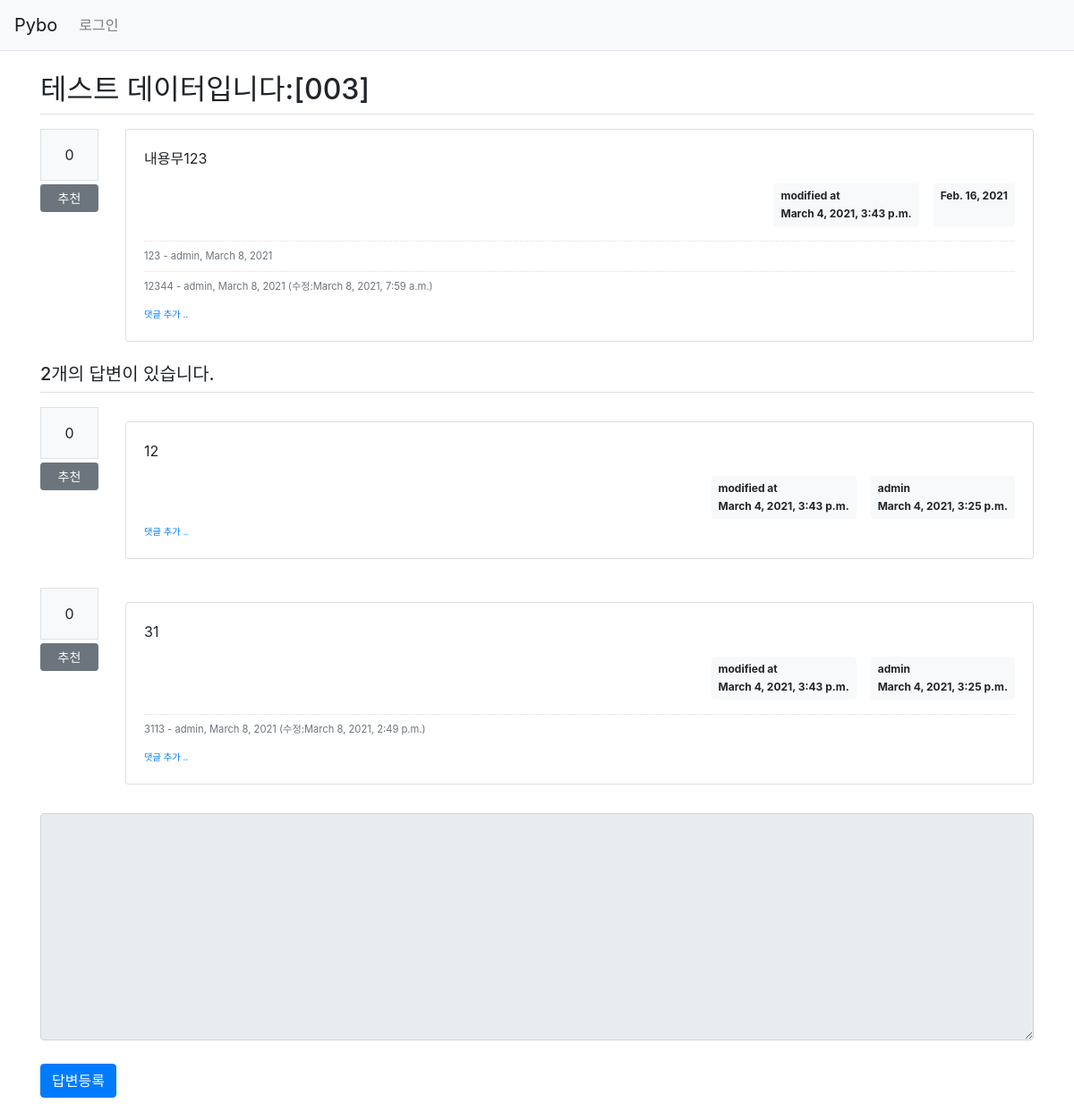
/pybo/11/, run on an earlier commit of the app's database.
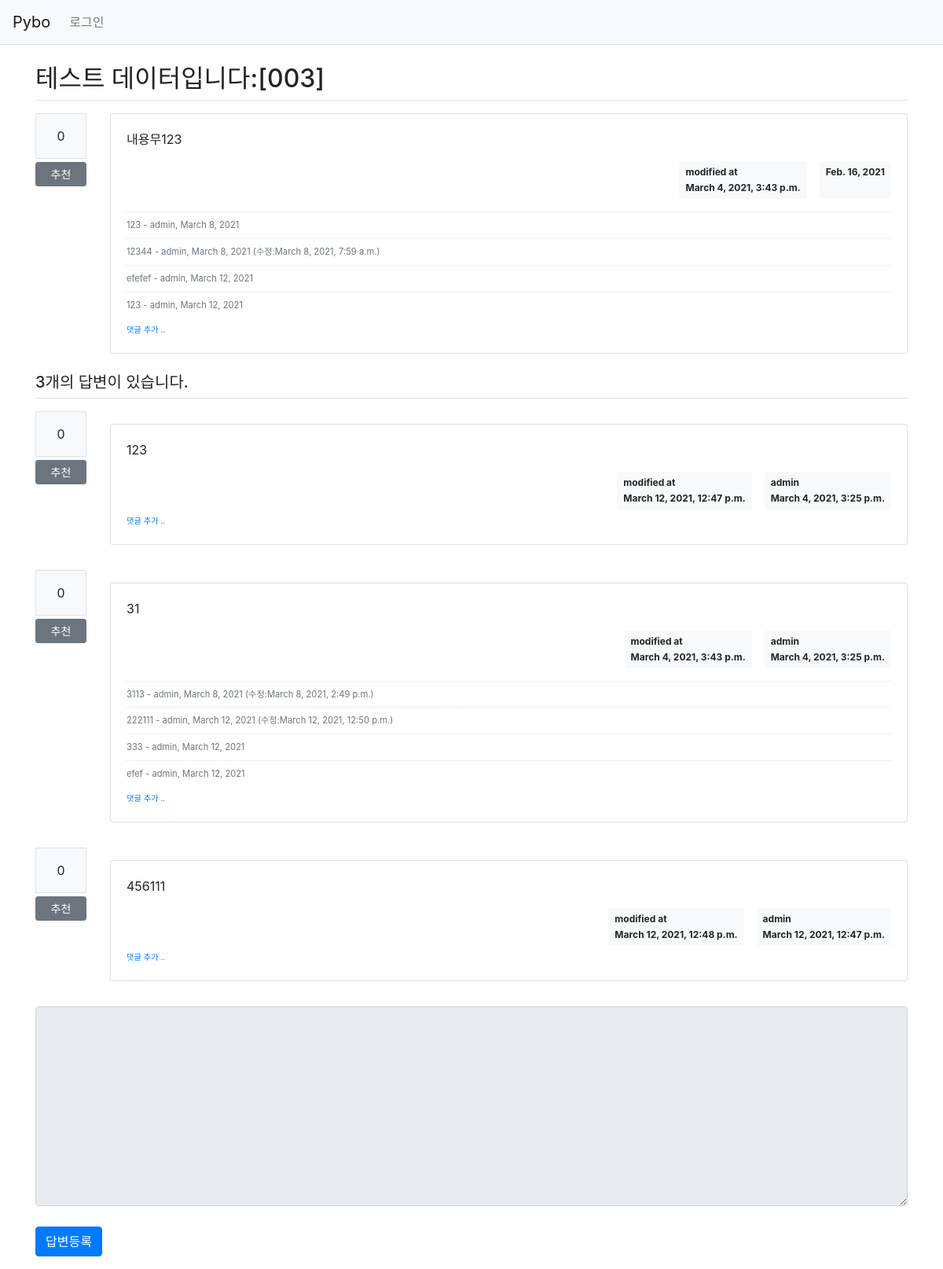
And on a later commit of the database.
### pybo/models.py (models this page shows, shortened)
class Question(models.Model):
  author = models.ForeignKey(User, on_delete=models.CASCADE, related_name='author_question')
  subject = models.CharField(max_length=200)
  content = models.TextField()
  create_date = models.DateField()
  modify_date = models.DateTimeField(null=True, blank=True)
  voter = models.ManyToManyField(User, related_name='voter_question')

class Comment(models.Model):
  author = models.ForeignKey(User, on_delete=models.CASCADE)
  content = models.TextField()
  create_date = models.DateField()
  modify_date = models.DateTimeField(null=True, blank=True)
  question = models.ForeignKey(Question, null=True, blank=True, on_delete=models.CASCADE)
  answer = models.ForeignKey(Answer, null=True, blank=True, on_delete=models.CASCADE)

class Answer(models.Model):
  author = models.ForeignKey(User, on_delete=models.CASCADE, related_name='author_answer')
  question = models.ForeignKey(Question, on_delete=models.CASCADE)
  content = models.TextField()
  create_date = models.DateTimeField()
  modify_date = models.DateTimeField(null=True, blank=True)
  voter = models.ManyToManyField(User, related_name='voter_answer')

### pybo/views/base_views.py (the view)
# urls.py: path('<int:question_id>/', base_views.detail, name='detail'),
def detail(request, question_id):
  question = get_object_or_404(Question, pk=question_id)
  context = { 'question': question }
  return render(request, 'pybo/question_detail.html', context)

### pybo/templatetags/pybo_filter.py (called while the page is built)
@register.filter()
def mark(value):
    extensions = ["nl2br", "fenced_code"]
    return mark_safe(markdown.markdown(value, extensions=extensions))

### templates/pybo/question_detail.html (shortened to what this page needs)
{% extends 'base.html' %}
{% load pybo_filter %}
{% block content %}
<div class="container my-3">
    <h2 class="border-bottom py-2">{{ question.subject }}</h2>
    <div class="row my-3">
        <div class="col-1">
            <div class="bg-light text-center p-3 border font-weight-bolder mb-1">{{question.voter.count}}</div>
            <a href="{% url 'pybo:vote_question' question.id %}"
               class="recommend btn btn-sm btn-secondary btn-block my-1">추천</a>
        </div>
        <div class="col-11">
            <div class="card">
                <div class="card-body">
                    <div class="card-text" style="white-space: pre-line;">{{ question.content|mark }}</div>
                    <div class="d-flex justify-content-end">
                        {% if question.modify_date %}
                        <div class="badge badge-light p-2 text-left mx-3">
                            <div class="mb-2">modified at</div>
                            <div>{{ question.modify_date }}</div>
                        </div>
                        {% endif %}
                        <div class="badge badge-light p-2">
                            {{ question.create_date }}
                        </div>
                    </div>
                    {% if question.comment_set.count > 0 %}
                    <div class="mt-3">
                    {% for comment in question.comment_set.all %}
                        <div class="comment py-2 text-muted">
                            <span style="white-space: pre-line;">{{ comment.content }}</span>
                            <span>
                                - {{ comment.author }}, {{ comment.create_date }}
                                {% if comment.modify_date %}
                                (수정:{{ comment.modify_date }})
                                {% endif %}
                            </span>
                        </div>
                    {% endfor %}
                    </div>
                    {% endif %}
                    <div>
                        <a href="{% url 'pybo:comment_create_question' question.id  %}"
                        class="small"><small>댓글 추가 ..</small></a>
                    </div>
                </div>
            </div>
        </div>
    </div>
    <h5 class="border-bottom my-3 py-2">{{question.answer_set.count}}개의 답변이 있습니다.</h5>
    {% for answer in question.answer_set.all %}
    <div class="row my-3">
        <div class="col-1">
            <div class="bg-light text-center p-3 border font-weight-bolder mb-1">{{answer.voter.count}}</div>
            <a href="{% url 'pybo:vote_answer' answer.id  %}"
                class="recommend btn btn-sm btn-secondary btn-block my-1">추천</a>
        </div>
        <div class="col-11">
            <div class="card my-3">
                <div class="card-body">
                    <div class="card-text" style="white-space: pre-line;">{{ answer.content|mark }}</div>
                    <div class="d-flex justify-content-end">
                        {% if answer.modify_date %}
                        <div class="badge badge-light p-2 text-left mx-3">
                            <div class="mb-2">modified at</div>
                            <div>{{ answer.modify_date }}</div>
                        </div>
                        {% endif %}
                        <div class="badge badge-light p-2 text-left">
                            <div class="mb-2">{{ answer.author.username }}</div>
                            <div>
                                {{ answer.create_date }}
                            </div>
                        </div>
                    </div>
                    {% if answer.comment_set.count > 0 %}
                    <div class="mt-3">
                    {% for comment in answer.comment_set.all %}
                        <div class="comment py-2 text-muted">
                            <span style="white-space: pre-line;">{{ comment.content }}</span>
                            <span>
                                - {{ comment.author }}, {{ comment.create_date }}
                                {% if comment.modify_date %}
                                (수정:{{ comment.modify_date }})
                                {% endif %}
                            </span>
                        </div>
                    {% endfor %}
                    </div>
                    {% endif %}
                    <div>
                        <a href="{% url 'pybo:comment_create_answer' answer.id  %}"
                        class="small"><small>댓글 추가 ..</small></a>
                    </div>
                </div>
            </div>
        </div>
    </div>
    {% endfor %}
    <form action="{% url 'pybo:answer_create' question.id %}" method="post" class="my-3">
        <div class="form-group">
            <textarea {% if not user.is_authenticated %}disabled{% endif %} name="content" id="content" class="form-control" rows="10"></textarea>
        </div>
        <input type="submit" value="답변등록" class="btn btn-primary">
    </form>
</div>
{% endblock %}

### templates/base.html (shortened to what this page needs)
{% load static %}
<!doctype html>
<html lang="ko">
<head>
    <link rel="stylesheet" href="https://maxcdn.bootstrapcdn.com/bootstrap/4.0.0/css/bootstrap.min.css">
    <link rel="stylesheet" type="text/css" href="{% static 'style.css' %}">
</head>
<body>
{% include 'navbar.html' %}
{% block content %}
{% endblock %}
</body>
</html>

### templates/navbar.html (shortened to what this page needs)
<nav class="navbar navbar-expand-lg navbar-light bg-light border-bottom">
  <a class="navbar-brand" href="{% url 'pybo:index' %}">Pybo</a>
  <div class="collapse navbar-collapse flex-grow-0" id="navbarNav">
    <ul class="navbar-nav">
      <li class="nav-item ">
        {% if user.is_authenticated %}
          <a class="nav-link" href="{% url 'common:logout' %}">{{ user.username }} (로그아웃)</a>
        {% else %}
          <a class="nav-link" href="{% url 'common:login' %}">로그인</a>
        {% endif %}
      </li>
    </ul>
  </div>
</nav>

### static/style.css (style rules this page uses)
textarea { width: 100% !important; }
input[type=submit] { margin-top: 10px !important; }
.comment { border-top: dotted 1px #ddd; font-size: 0.7em; }

What changed in the data, as far as the page shows it:
computed for Question "테스트 데이터입니다:[003]": answer_set.count "2" → "3"
added Comment: content "efefef", author "admin", create_date "March 12, 2021", shown under "테스트 데이터입니다:[003]"
added Comment: content "123", author "admin", create_date "March 12, 2021", shown under "테스트 데이터입니다:[003]"
changed Answer (number 1 of 3 on the later page): content|mark "12" → "123"; modify_date "March 4, 2021, 3:43 p.m." → "March 12, 2021, 12:47 p.m."
added Comment: content "222111", author "admin", create_date "March 12, 2021", modify_date "March 12, 2021, 12:50 p.m.", shown under Answer "March 4, 2021, 3:43 p.m."
added Comment: content "333", author "admin", create_date "March 12, 2021", shown under Answer "March 4, 2021, 3:43 p.m."
added Comment: content "efef", author "admin", create_date "March 12, 2021", shown under Answer "March 4, 2021, 3:43 p.m."
added Answer: voter.count "0", content|mark "456111", modify_date "March 12, 2021, 12:48 p.m.", author.username "admin", create_date "March 12, 2021, 12:47 p.m."
